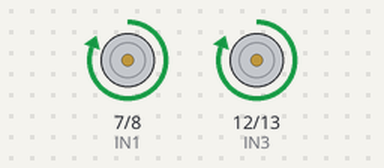
Recording of a sketch running on a simulated Arduino Uno, built with avr-gcc and run on an emulated ATmega328P. On the bench: motor-driver pin pairs drawn as motors (green arrow = first pin HIGH = forward, orange = second pin HIGH = backward, longer = more drive).

Above: at 1.0 s.
At 7.0 s:
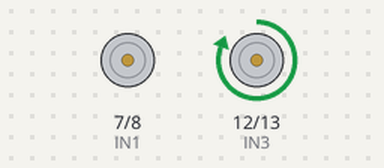
At 13.0 s:
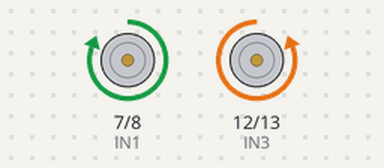
At 19.0 s:
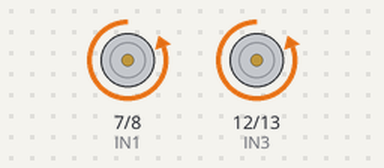
Timing chart, 0 to 20.8 s (numbered marks = the images above):
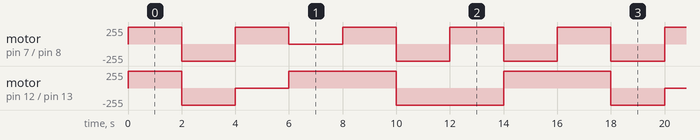

The sketch:

motor.ino
```cpp
int IN1=7,IN2=8,IN3=12,IN4=13;
void setup() {
  // put your setup code here, to run once:
  pinMode(IN1,OUTPUT);
  pinMode(IN2,OUTPUT);
  pinMode(IN3,OUTPUT);
  pinMode(IN4,OUTPUT);

}

void loop() {
  // put your main code here, to run repeatedly:
  forward();
  delay(2000);
  reverse();
  delay(2000);
  left();
  delay(2000);
  right();
  delay(2000);
  forward();
  delay(2000);
  reverse();
  delay(2000);
  sharpLeft();
  delay(2000);
  sharpRight();
  delay(2000);

}
void forward()
{
  digitalWrite(IN1,HIGH);
  digitalWrite(IN2,LOW);
  digitalWrite(IN3,HIGH);
  digitalWrite(IN4,LOW);
}
void reverse()
{
   digitalWrite(IN1,LOW);
  digitalWrite(IN2,HIGH);
  digitalWrite(IN3,LOW);
  digitalWrite(IN4,HIGH);
}
void left()
{
   digitalWrite(IN1,HIGH);
  digitalWrite(IN2,LOW);
  digitalWrite(IN3,LOW);
  digitalWrite(IN4,LOW);
}
void right()
{
 digitalWrite(IN1,LOW);
  digitalWrite(IN2,LOW);
  digitalWrite(IN3,HIGH);
  digitalWrite(IN4,LOW);
}
void sharpLeft()
{
  digitalWrite(IN1,HIGH);
  digitalWrite(IN2,LOW);
  digitalWrite(IN3,LOW);
  digitalWrite(IN4,HIGH);
}
void sharpRight()
{
  digitalWrite(IN1,LOW);
  digitalWrite(IN2,HIGH);
  digitalWrite(IN3,HIGH);
  digitalWrite(IN4,LOW);
}
```

Measured:
- by itself, motor on pin 12 (IN3) / pin 13 (IN4): repeats every 16.0 s: backward 255/255 2.0 s, stopped 2.0 s, forward 255/255 4.0 s, backward 255/255 4.0 s, forward 255/255 4.0 s
- by itself, motor on pin 7 (IN1) / pin 8 (IN2): repeats every 16.0 s: backward 255/255 2.0 s, forward 255/255 2.0 s, stopped 2.0 s, 2 × (forward 255/255 2.0 s, backward 255/255 2.0 s), forward 255/255 2.0 s
